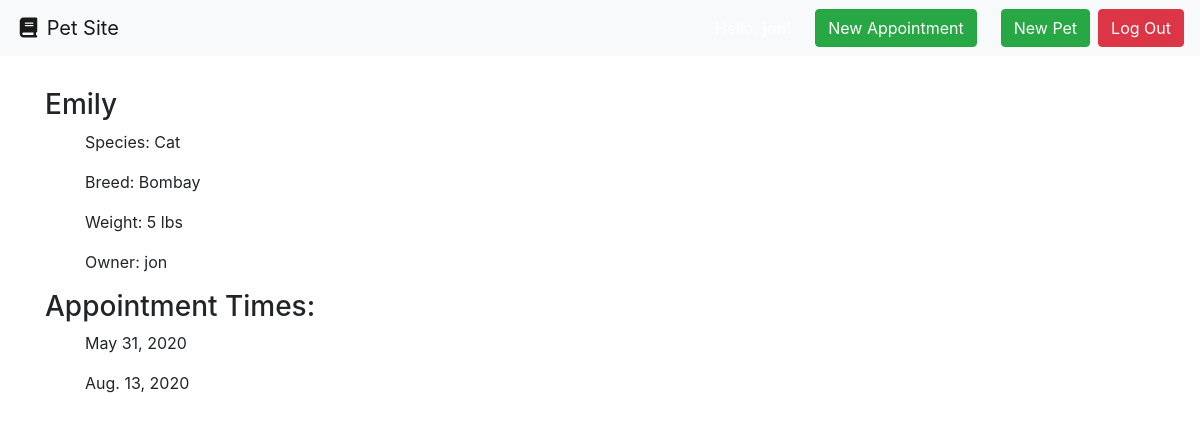
Page /pet/2 (signed in) on the committed database.
### pets/models.py (models this page shows, shortened)
class Pet(models.Model):
    pet_name = models.CharField(max_length=50)
    species = models.CharField(max_length=50)
    breed = models.CharField(max_length=50)
    weight_in_pounds = models.IntegerField(null=True)
    Owner = models.ForeignKey(
        settings.AUTH_USER_MODEL,
        on_delete=models.CASCADE,
    )

class Appointment(models.Model):
    date_of_appointment = models.DateField(blank=True, null=True)
    duration_minutes = models.IntegerField(null=True)
    special_instructions = models.CharField(max_length=100)
    pet = models.ForeignKey(Pet, on_delete=models.CASCADE)

### pets/views.py (the view)
# urls.py: path('pet/<int:pet_id>', views.pet, name="pet"),
def pet(request, pet_id):
    context = {
    'pet': Pet.objects.get(id=pet_id),
    'appointments' : Appointment.objects.filter(pet=pet_id).order_by('date_of_appointment')
    }
    return render(request, 'pet.html', context)

### pets/templates/pet.html
{% extends "base.html" %}
{% block content %}
{% if request.user.is_authenticated %}
    <h3>{{pet.pet_name}}</h3>
    <ul>
        <p>Species: {{pet.species}}</p>
        <p>Breed: {{pet.breed}}</p>
        <p>Weight: {{pet.weight_in_pounds}} lbs</p>
        <p>Owner: {{pet.Owner}}</p>
    </ul>
    <h3>Appointment Times: </h3>
    {% for appointment in appointments %}
        <ul>
            <p>{{appointment.date_of_appointment}}</p>
        </ul>
    {% endfor %}
 {% else %}
Please log in to view the rest of the pet site.
 {% endif %}
{% endblock %}

### rows in the picture
Pet: pet_name "Emily", species "Cat", breed "Bombay", weight_in_pounds "5", Owner "jon"
Appointment: date_of_appointment "May 31, 2020"
Appointment: date_of_appointment "Aug. 13, 2020"
